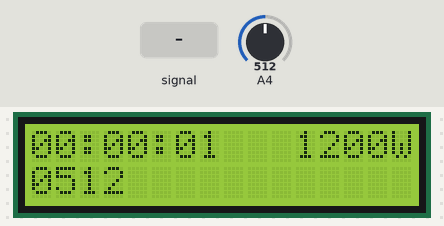
A sketch run on a simulated Arduino Uno, built with avr-gcc and run on an emulated ATmega328P. On the bench: 16×2 character LCD. The test bench sets the inputs (shaded band); at power-on: A4 = 512.

Above: at 1.2 s.
1.3 s: A4 fed a 200 Hz sine of ±81 counts around its level
At 1.42 s:
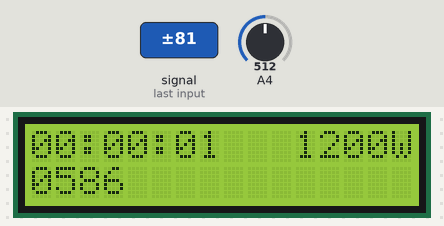
3.1 s: A4 set to 716
At 4.9 s:
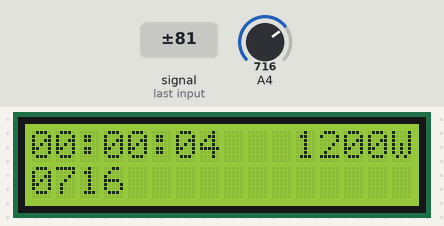
6.1 s: A4 fed a 1000 Hz sine of ±255 counts around its level
At 6.22 s:
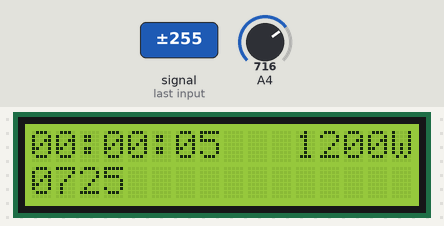
7.9 s: A4 fed a 2 Hz sine of ±306 counts around its level
At 8.02 s:
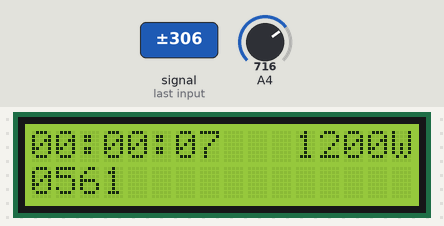
9.7 s: A4 set to 900
At 10.3 s:
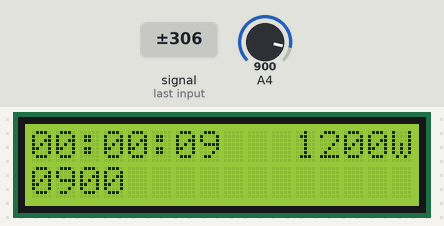
12.7 s: A4 fed a 200 Hz sine of ±81 counts around its level
At 14.27 s:
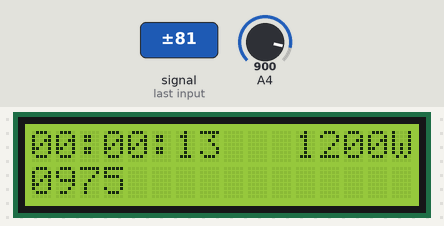

The sketch:

gaggianator9000.ino
```cpp
// include the library code:
#include <LiquidCrystal.h>
#include <stdio.h>

// initialize the library with the numbers of the interface pins
LiquidCrystal lcd(12, 11, 5, 4, 3, 2);

void setup() {
    Serial.begin(9600);

  // set up the LCD's number of columns and rows:
  lcd.begin(16, 2);
  // Print a message to the LCD.
  lcd.clear();

  cli();//stop interrupts

  // timer1 is set to 200Hz (LCD refresh)
  TCCR1A = 0;
  TCCR1B = 0;
  TCNT1  = 0;

  OCR1A = 6250;            // compare match register 16MHz/256/100Hz
  TCCR1B |= (1 << WGM12);   // CTC mode
  TCCR1B |= (1 << CS12);    // 256 prescaler
  TIMSK1 |= (1 << OCIE1A);  // enable timer compare interrupt
sei();//allow interrupts

}

int v[8] = {0,0,0,0,0,0,0,0};
uint8_t c = 0;
int ana_s = 0;

boolean pump_on = false;
boolean magn_on = false;
int timer = 0;

int timermax = 25*1000;

char line0[16];
char line1[16];

int watts = 1200;

int hours = 0;
int minutes = 0;
int seconds = 0;

// second row:
// 5 chars

void loop() {
  // read the next analog value
  v[(c++)&7] = analogRead(4);

  if(c == 0){
    int x = (v[0]+v[1]+v[2]+v[3]+v[4]+v[5]+v[6]+v[7]) >> 3;

    hours = (millis() / 1000) / 60 / 60;
    minutes = (millis() / 1000 / 60) % 60;
    seconds = (millis() / 1000) % 60;
    sprintf(line0, "%02u:%02u:%02u   %04uW", hours, minutes, seconds, watts);
    sprintf(line1, "%04u", x);


    if(x > 330){
      pump_on = true;
    }
    else{
      pump_on = false;
    }
  }

}

ISR(TIMER1_COMPA_vect){
  // refresh the lcd text
  lcd.clear();
  lcd.setCursor(0,0);
  lcd.write(line0);
  lcd.setCursor(0,1);
  lcd.write(line1);

}
```

Measured:
- after the input at 1.3 s, the display: changes after 0.07 s (image 1)
- after the input at 3.1 s, the display: first changes after 0.07 s (image 2 shows a later state)
- after the input at 6.1 s, the display: changes after 0.07 s (image 3)
- after the input at 7.9 s, the display: changes after 0.07 s (image 4)
- after the input at 9.7 s, the display: changes after 0.07 s (image 5)
- after the input at 12.7 s, the display: first changes after 0.07 s (image 6 shows a later state)
- what the display in image 2 shows lasts 1.1 s, from 4.3 s to 5.4 s
